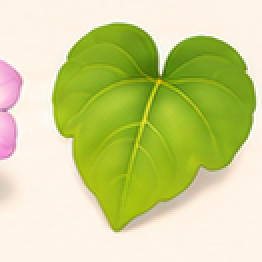
#> input picture sweet_potato_astra_pro/reference/generated_leaf_source.png, 131 x 131 px (shown 2 times larger)
$ python prepare_textures.py
#> lines starting #> are read from the running program, lines starting #| are printed output that depends on the picture; after the words box and inside, x2 and y2 are one past the last pixel; in counts of white or black regions, pixels touching at a corner belong together
"""Prepare textures from NEW image-generated reference crops (no prior assets)."""
from pathlib import Path
import json
import numpy as np
from PIL import Image, ImageEnhance
from scipy import ndimage
import cv2
ROOT=Path(__file__).resolve().parents[1]

def main():
    raw=Image.open(ROOT/'reference'/'generated_leaf_source.png').convert('RGB')
#> raw is the input picture: PIL image 131x131 RGB; mean R, G, B 205.1, 211.8, 145.1
    a=np.array(raw)
    mask=(a[:,:,1]>a[:,:,0]*1.01)&(a[:,:,1]>a[:,:,2]*1.5)&(a[:,:,1]>50)
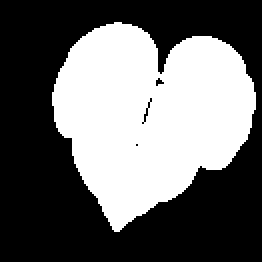
#> mask: shape (131, 131) bool (shown 2 times larger); 41.2% white; 1 white region, box (x1, y1, x2, y2) and area: (26, 11, 128, 116) 7072
    labels,num=ndimage.label(mask)
#> num = 1
    counts=np.bincount(labels.ravel()); counts[0]=0
#> after `counts = np.bincount(labels.ravel())`: counts = [10089, 7072]
    mask=labels==counts.argmax()
    mask=ndimage.binary_fill_holes(ndimage.binary_closing(mask,iterations=1))
#> mask: shape (131, 131) bool; 41.4% white; 1 white region, box (x1, y1, x2, y2) and area: (26, 11, 128, 116) 7097
    y,x=np.where(mask); box=(max(0,x.min()-7),max(0,y.min()-7),min(a.shape[1],x.max()+8),min(a.shape[0],y.max()+8))
#> after `y, x = np.where(mask)`: y = 7097 values from 11 to 115; x = 7097 values, max 127 at index 2589, min 26 at index 2488, mean 74.48
#> after `box = (max(0, x.min() - 7), max(0, y.min() - 7), min(a.shape[1], x.max`: box = (19, 4, 131, 123)
    a=a[box[1]:box[3],box[0]:box[2]]
    mask=mask[box[1]:box[3],box[0]:box[2]]
#> mask: shape (119, 112) bool; 53.2% white; 1 black region, box (x1, y1, x2, y2) and area: (0, 0, 112, 119) 6231
    # Padding is filled with the closest leaf color: no white halo or alpha sorting.
    valid=ndimage.binary_erosion(mask & (a[:,:,0]<220) & (a[:,:,2]<a[:,:,1]*.75),iterations=1)
#> valid: shape (119, 112) bool; 50.5% white; 4 black regions (2 under 20 px), largest, box (x1, y1, x2, y2) and area: (0, 0, 112, 119) 6546, (51, 44, 58, 59) 39
    nearest=ndimage.distance_transform_edt(~valid,return_distances=False,return_indices=True)
    ext=a[nearest[0],nearest[1]]
    rgb=np.asarray(Image.fromarray(ext).resize((512,512),Image.Resampling.LANCZOS),dtype=float)
    m=np.asarray(Image.fromarray((mask*255).astype('uint8')).resize((512,512),Image.Resampling.LANCZOS))>160
#> m: shape (512, 512) bool; 53% white; 1 black region, box (x1, y1, x2, y2) and area: (0, 0, 512, 512) 123332
    atlas=Image.new('RGB',(1024,1024))
#> atlas: PIL image 1024x1024 RGB; every value is 0
    variants=[((.88,.96,1.06),(8,5,12)),((1.04,1.05,.95),(8,8,18)),((.73,.87,1.20),(8,6,13)),((1.05,.98,1.05),(10,7,15))]
    for k,(factor,offset) in enumerate(variants):
        out=np.clip(rgb*np.array(factor)+np.array(offset),0,255).astype('uint8')
        atlas.paste(Image.fromarray(out),((k%2)*512,(k//2)*512))
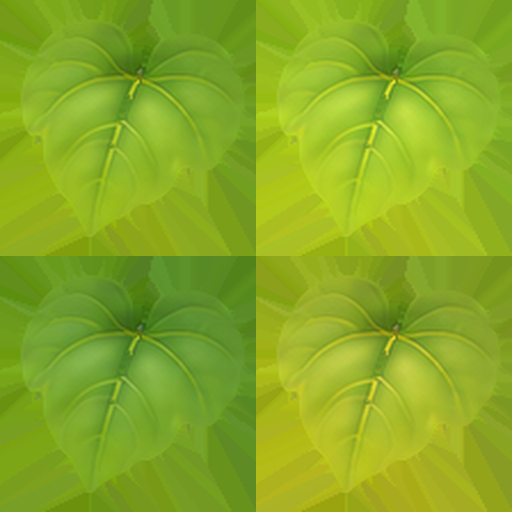
#> atlas: PIL image 1024x1024 RGB (shown at 1/2 size); mean R, G, B 135.2, 170.2, 36.3
    atlas.save(ROOT/'textures'/'foliage_basecolor_1024.png')
    Image.fromarray((m*255).astype('uint8')).save(ROOT/'source'/'leaf_silhouette_mask.png')
    contour=cv2.findContours(m.astype('uint8'),cv2.RETR_EXTERNAL,cv2.CHAIN_APPROX_NONE)[0]
#> contour = 1 contour; box (x1, y1, x2, y2) and area: (32, 31, 498, 481) 138042
    c=max(contour,key=cv2.contourArea)[:,0,:].astype(float)/511.
#> c = 1539 pairs, first value 0.0626 to 0.973, second value 0.0607 to 0.939
    # Store only shape data; used directly to derive lamina geometry and exact UVs.
    np.save(ROOT/'source'/'leaf_boundary.npy',c)
    im=Image.open(ROOT/'reference'/'reference_selected.png').convert('RGB')
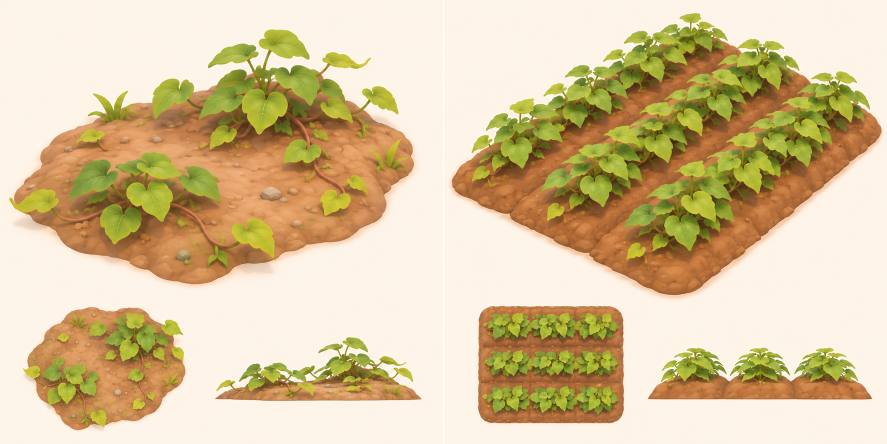
#> input picture sweet_potato_astra_pro/reference/reference_selected.png, 1774 x 887 px (shown at 1/2 size)
#> im is the input picture: PIL image 1774x887 RGB; mean R, G, B 215.2, 195.1, 155.1
    crop=im.crop((500,300,565,360)).resize((128,128),Image.Resampling.LANCZOS)
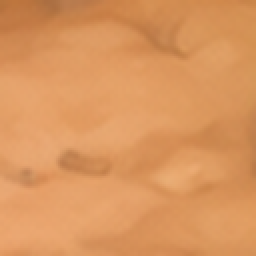
#> crop: PIL image 128x128 RGB (shown 2 times larger); mean R, G, B 218.7, 150.5, 94.8
    tile=Image.new('RGB',(256,256)); tile.paste(crop,(0,0));tile.paste(crop.transpose(Image.Transpose.FLIP_LEFT_RIGHT),(128,0));tile.paste(crop.transpose(Image.Transpose.FLIP_TOP_BOTTOM),(0,128));tile.paste(crop.transpose(Image.Transpose.ROTATE_180),(128,128))
#> after `tile = Image.new('RGB', (256, 256))`: tile: PIL image 256x256 RGB; every value is 0
    tile=ImageEnhance.Color(tile).enhance(.82)
    tile=ImageEnhance.Brightness(tile).enhance(.88)
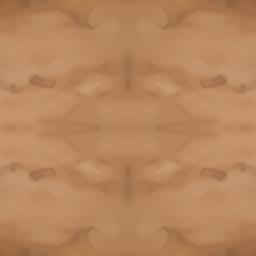
#> tile: PIL image 256x256 RGB; mean R, G, B 183, 133.7, 93.5
    tile.save(ROOT/'textures'/'soil_basecolor_256.png')
    stone=np.asarray(tile.resize((128,128)),dtype=float)*np.array([.92,1.02,1.15])+np.array([17,18,18])
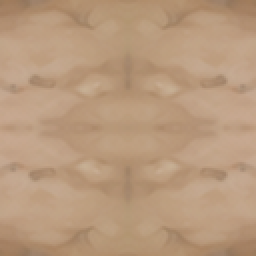
#> stone: shape (128, 128, 3) float64 (shown 2 times larger); mean R, G, B 185.4, 154.5, 125.6
    Image.fromarray(np.clip(stone,0,255).astype('uint8')).save(ROOT/'textures'/'stone_basecolor_128.png')
    # Image-derived low-detail gradient strips; stems need little texel density.
    a=np.array(atlas.crop((100,100,180,450)).resize((32,128)),dtype=float)
#> a: shape (128, 32, 3) float64
    stem=np.zeros((128,128,3))
    lum=np.mean(a,axis=2); lum=lum/np.mean(lum)
    colors=[(125,85,55),(115,137,54),(144,94,64),(145,161,67)]
    for k,color in enumerate(colors): stem[:,k*32:(k+1)*32]=lum[:,:,None]*np.array(color)
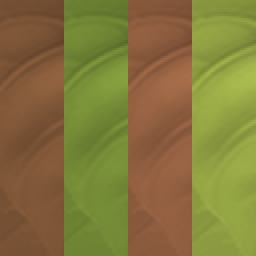
#> stem: shape (128, 128, 3) float64 (shown 2 times larger); mean of channels 0, 1, 2 132.3, 119.2, 60; drawn as R, G, B
    Image.fromarray(np.clip(stem,0,255).astype('uint8')).save(ROOT/'textures'/'stem_basecolor_128.png')
    (ROOT/'source'/'texture_provenance.json').write_text(json.dumps({
      'all_source_images':'Generated afresh in this rebuild; previous asset pack was not used.',
      'leaf_source_crop_on_new_board':[1519,61,1650,192],
      'soil_crop_on_selected_reference':[500,300,565,360],
      'processing':['crop','green silhouette extraction','nearest-edge RGB dilation','resample','color variants','mirrored soil tiling'],
      'note':'1024 is the final atlas size, not the native resolution of each source crop. Textures are image-derived, not independently generated 1024-pixel leaves.'
    },ensure_ascii=False,indent=2),encoding='utf-8')
if __name__=='__main__': main()
